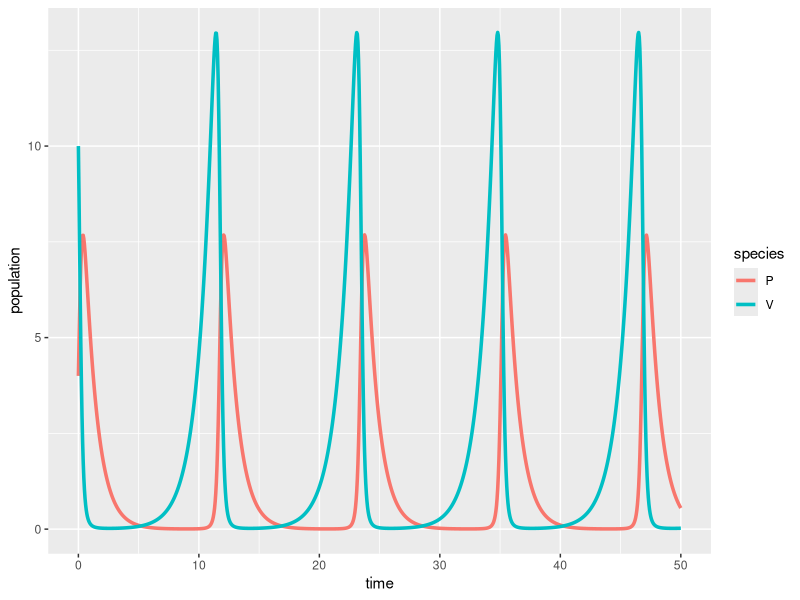

The R script that drew this image:
## ---- chunk 1
#| message: false
#| warning: false
# load libraries ----
library(tidyverse)
library(deSolve)
library(kableExtra)
## ---- chunk 2
# Create a sequence of times (days) ----
time <- seq(from = 0, to = 50, by = 0.05)

# Set some parameter values (these can change - keep it in mind) ----
parameters <- c(r = .85, alpha = 0.8, beta = 0.5, q = 1)

# Set the initial condition (prey and predator populations at t = 0) ----
# Recall: V = prey, P = predator
init_cond <- c(V = 10, P = 4)

# Prepare the series of differential equations as a function ----
lv_equations <- function(time, init_cond, parameters) {
  with(as.list(c(init_cond, parameters)), {
    dVdt = r * V - alpha * V * P
    dPdt = beta * V * P - q * P
    return(list(c(dVdt, dPdt)))
  })
}

# Find the approximate the solution using `deSolve::ode()` ----
approx_lv <- ode(y = init_cond, times = time, func = lv_equations, parms = parameters)

# Check the class ----
class(approx_lv)

# We really want this to be a data frame, AND we want both prey (V) and predator (P) to be in the same column -- we'll learn why in EDS 221 (tidy data) ----
approx_lk_df <- data.frame(approx_lv) |> 
  pivot_longer(cols = c(V, P), names_to = "species", values_to = "population")

# Plot it ----
ggplot(data = approx_lk_df, aes(x = time, y = population)) +
  geom_line(aes(color = species), linewidth = 1.2)
